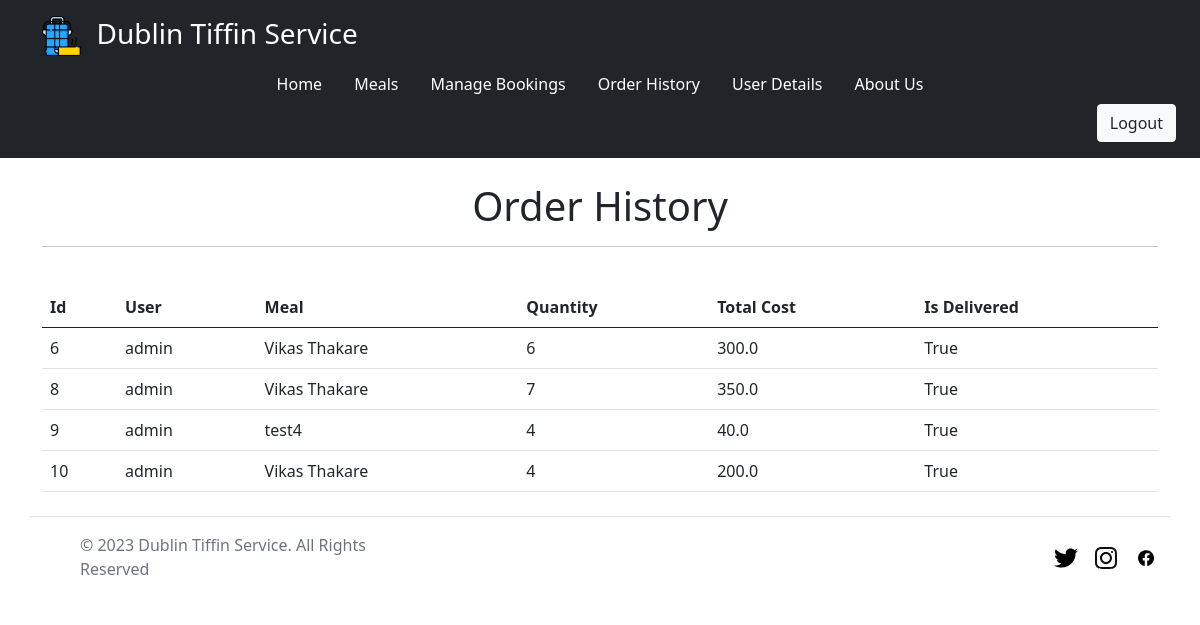
The page /bookings/order_history (signed in) on the database as committed earlier.
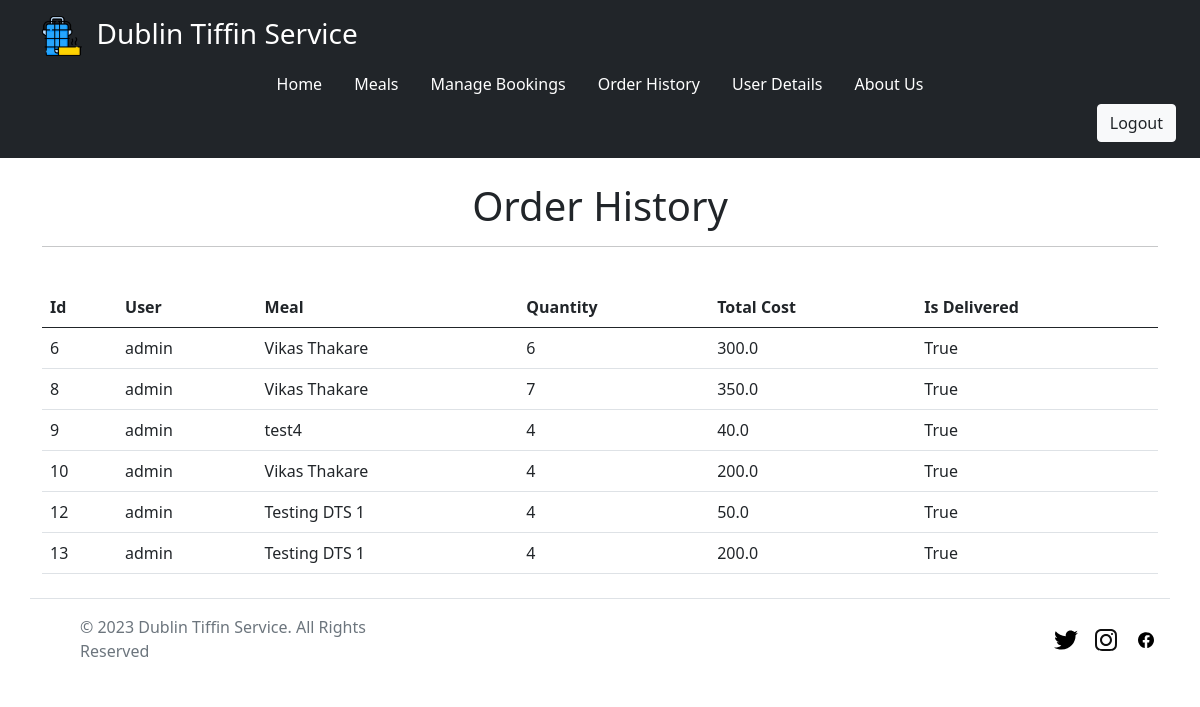
The same page on the database as committed later.
### bookings/models.py (models this page shows)
class Bookings(models.Model):
    user_id = models.ForeignKey(User, on_delete=models.CASCADE)
    meal_id = models.ForeignKey(Meals, on_delete=models.CASCADE)
    quantity = models.IntegerField()
    total_cost = models.FloatField()
    is_delievered = models.BooleanField()

### meals/models.py (models this page shows)
class Meals(models.Model):
    name = models.CharField(max_length=100)
    description = models.TextField()
    cost = models.IntegerField()
    image = models.ImageField(upload_to="static/meal_images/")
    is_veg = models.BooleanField()
    def __str__(self):
        return self.name

### bookings/views.py (the view)
# urls.py: path('order_history', views.order_history, name='order_history'),
@login_required
@require_http_methods(["GET"])
def order_history(request):
    data = Bookings.objects.filter(is_delievered=True)
    return render(request, 'bookings/order_history.html', {'bookings': data})

### templates/bookings/order_history.html (shortened to what this page needs)
{% extends '_partials/base.html' %}
{% block body %}
<div class="container">
      <br>
      <h1 class="text-center">Order History</h1>
      <hr>
      <br>
      <table class="table able-striped table-hover">
            <thead>
                  <tr>
                        <th scope="col">Id</th>
                        <th scope="col">User</th>
                        <th scope="col">Meal</th>
                        <th scope="col">Quantity</th>
                        <th scope="col">Total Cost</th>
                        <th scope="col">Is Delivered</th>
                  </tr>
            </thead>
            <tbody>
                  {% for booking in bookings %}
                  <tr>
                        <td scope="row">{{ booking.id }}</td>
                        <td>{{ booking.user_id }}</td>
                        <td>{{ booking.meal_id }}</td>
                        <td>{{ booking.quantity }}</td>
                        <td>{{ booking.total_cost }}</td>
                        <td>{{ booking.is_delievered }}</td>
                  </tr>
                  {% endfor %}
            </tbody>
      </table>
</div>
{% endblock %}

### templates/_partials/base.html (shortened to what this page needs)
<!doctype html>
<html lang="en">
  <head>
    <link href="https://cdn.jsdelivr.net/npm/bootstrap@5.0.2/dist/css/bootstrap.min.css" rel="stylesheet">
  </head>
  <body>
    {% include 'includes/header.html' %}
    {% block body %}
    {% endblock %}
    {% include 'includes/footer.html' %}
  </body>
</html>

### templates/includes/header.html
{% load static %}
<header>
    <div class="px-3 py-3 bg-dark text-white">
      <div class="container">
        <h3 class="text-black"> <img width="40" height="40" src="{% static '/images/tiffin.png' %}">&nbsp;&nbsp;Dublin Tiffin Service</h3>
        <div class="align-items-center justify-content-center justify-content-lg-start">
          <ul class="nav col-12 col-lg-auto my-2 justify-content-center my-md-0 text-small">
            <li>
              <a href="{% url 'home' %}" class="nav-link text-white">
                Home
              </a>
            </li>
            <li>
              <a href="{% url 'meals' %}" class="nav-link text-white">
                Meals
              </a>
            </li>
            {% if user.is_authenticated %}
            <li>
              <a href="{% url 'manage_bookings' %}" class="nav-link text-white">
                Manage Bookings
              </a>
            </li>
            <li>
              <a href="{% url 'order_history' %}" class="nav-link text-white">
                Order History
              </a>
            </li>
            <li>
              <a href="{% url 'user_details' %}" class="nav-link text-white">
                User Details
              </a>
            </li>
            {% endif %}
            <li>
              <a href="{% url 'aboutus' %}" class="nav-link text-white">
                About Us
              </a>
          </li>
          </ul>
        </div>
      </div>
      <div class="text-end">
        {% if user.is_authenticated %}
          <a href="{% url 'logout' %}"><button type="button" class="btn btn-light text-dark me-2">Logout</button></a>
        {% else %}
          <a href="{% url 'login' %}"><button type="button" class="btn btn-light text-dark me-2">Login</button></a>
          <a href="{% url 'register' %}"><button type="button" class="btn btn-primary">Register</button></a>
        {% endif %}
      </div>
    </div>
  </header>

### templates/includes/footer.html
{% load static %}
  <footer class="container d-flex flex-wrap justify-content-between align-items-center py-3 my-4 border-top">
    <div class="col-md-4 d-flex align-items-center">
      <a href="/" class="mb-3 me-2 mb-md-0 text-muted text-decoration-none lh-1">
        <svg class="bi" width="30" height="24"><use xlink:href="#bootstrap"></use></svg>
      </a>
      <span class="mb-3 mb-md-0 text-muted">© 2023 Dublin Tiffin Service. All Rights Reserved</span>
    </div>
    <ul class="nav col-md-4 justify-content-end list-unstyled d-flex">
      <li class="ms-3"><a class="text-muted" href="#"><img class="bi" width="24" height="24" src="{% static '/images/twitter.svg' %}"></img></a></li>
      <li class="ms-3"><a class="text-muted" href="#"><img class="bi" width="24" height="24" src="{% static '/images/instagram.svg' %}"></img></a></li>
      <li class="ms-3"><a class="text-muted" href="#"><img class="bi" width="24" height="24" src="{% static '/images/facebook.svg' %}"></img></a></li>
    </ul>
  </footer>

Rows that differ between the two databases and show on the page:
added Bookings: id "12", user_id "admin", meal_id "Testing DTS 1", quantity "4", total_cost "50.0", is_delievered "True"
added Bookings: id "13", user_id "admin", meal_id "Testing DTS 1", quantity "4", total_cost "200.0", is_delievered "True"
